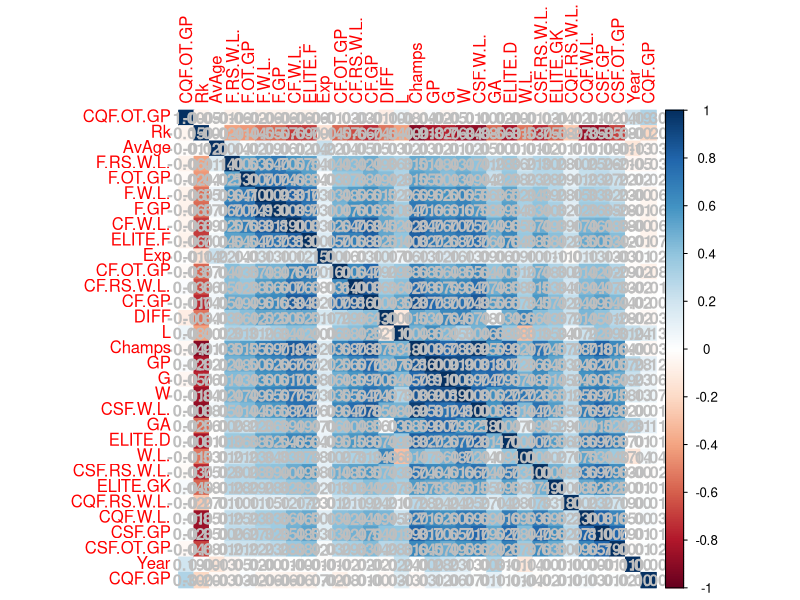
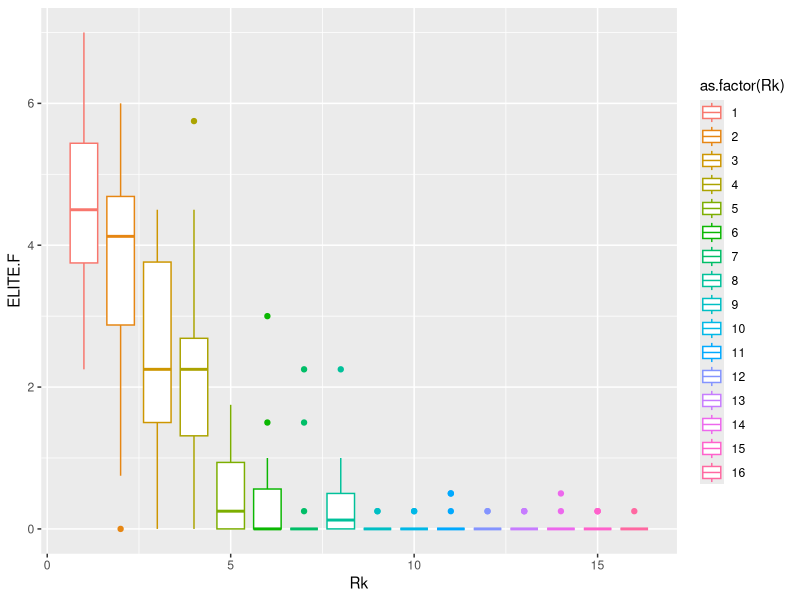
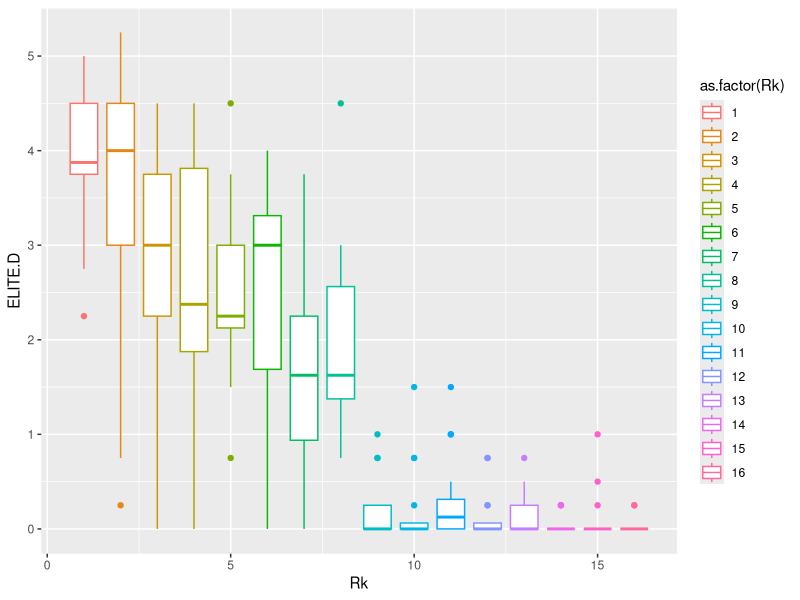
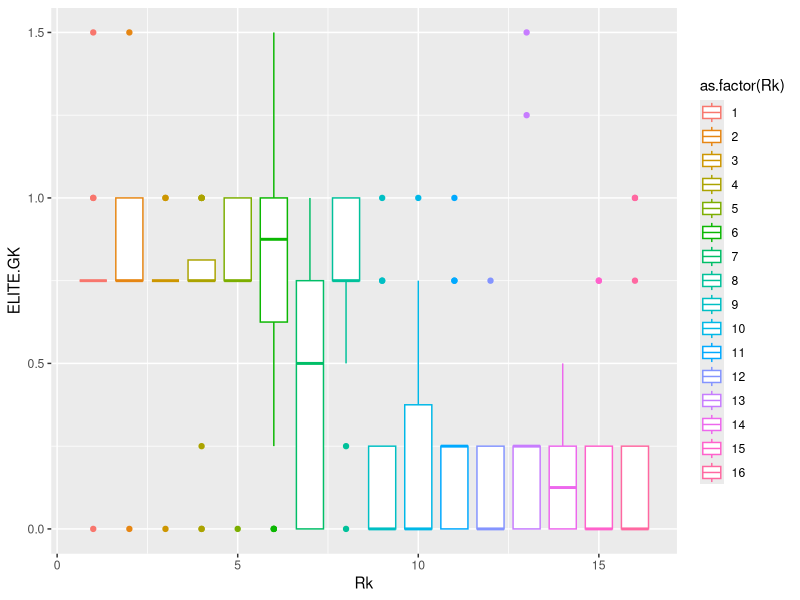
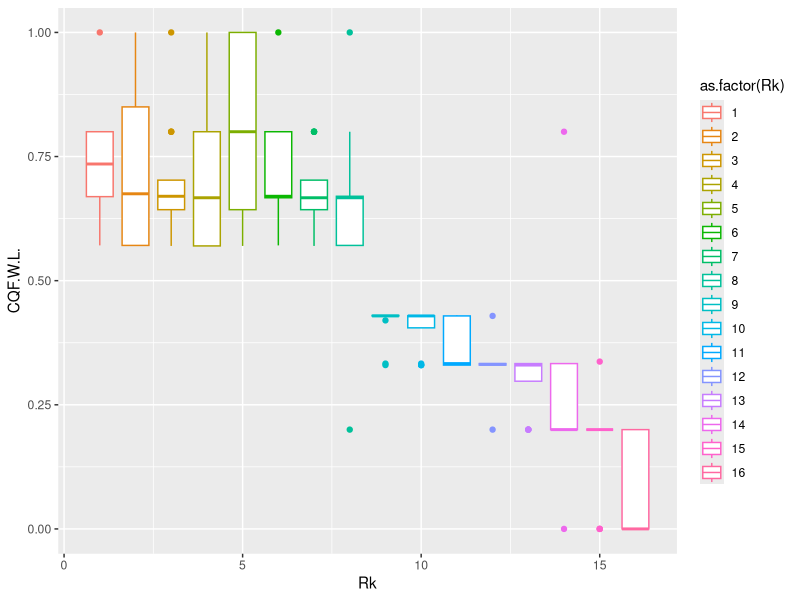
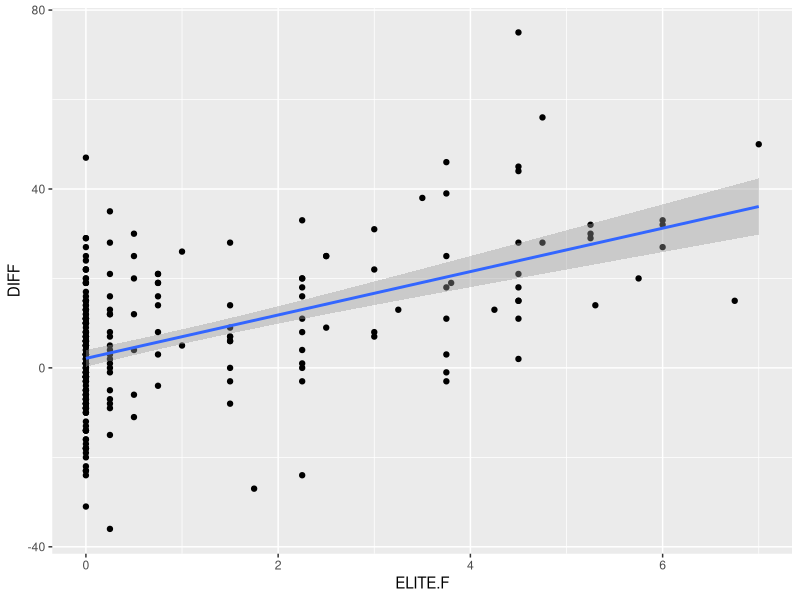
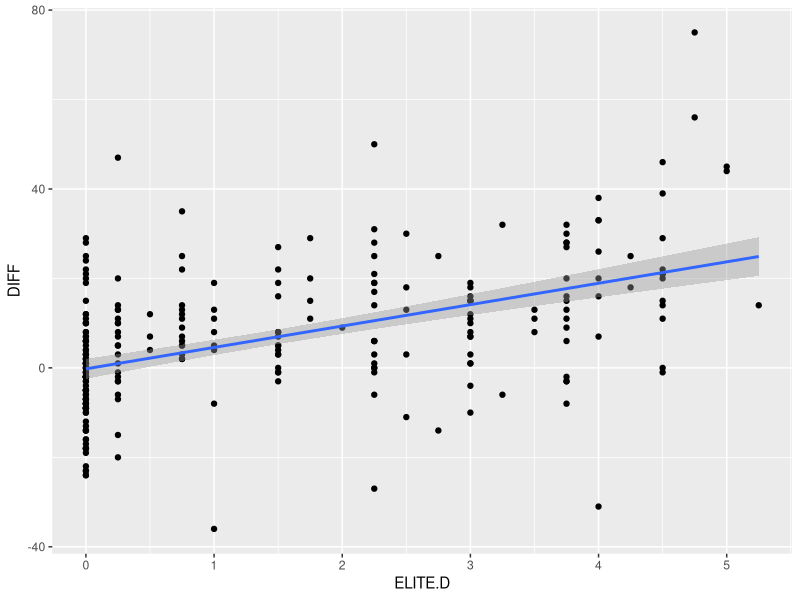

These figures' R source, in order:
## ---- chunk 1
library(tidyverse)
library(readxl)
library(dplyr)
library(fs)
library(MASS)
## ---- chunk 2
NHLALL = read.csv("NHLMega.csv",header=TRUE)
head(NHLALL)
## ---- chunk 3
train=read.csv("trainNHL.csv",header=TRUE)
## ---- chunk 4
knitr::opts_chunk$set(echo = TRUE)
mat=cor(NHLALL)
require(corrplot)

## ---- chunk 5
png(height=1200, width=1500, pointsize=15, file="NHLoverlap.png")
corrplot(mat, method = "color", addCoef.col="grey", order = "AOE")
## ---- chunk 6
train %>% mutate(Champs2=case_when(
  Champs == 8 ~ 3,
  between(Champs, 6, 7) ~ 2,
  between(Champs, 2, 5) ~ 1,
  TRUE ~ 0 
)) -> train2

head(train2)
## ---- chunk 7
half=polr(ordered(Champs2) ~ ELITE.D + ELITE.F + CQF.W.L., data = train2, Hess = TRUE)
summary(half)
drop1(half, test="Chisq")
## ---- chunk 8
ggplot(NHLALL,aes(x=Rk,y=ELITE.F,colour=as.factor(Rk)))+geom_boxplot()
## ---- chunk 9
ggplot(NHLALL,aes(x=Rk,y=ELITE.D,colour=as.factor(Rk)))+geom_boxplot()
## ---- chunk 10
ggplot(NHLALL,aes(x=Rk,y=ELITE.GK,colour=as.factor(Rk)))+geom_boxplot()
## ---- chunk 11
ggplot(NHLALL,aes(x=Rk,y=CQF.W.L.,colour=as.factor(Rk)))+geom_boxplot()
## ---- chunk 12
ggplot(NHLALL,aes(x=ELITE.F,y=DIFF))+geom_point()+geom_smooth(method="lm")
## ---- chunk 13
ggplot(NHLALL,aes(x=ELITE.D,y=DIFF))+geom_point()+geom_smooth(method="lm")
